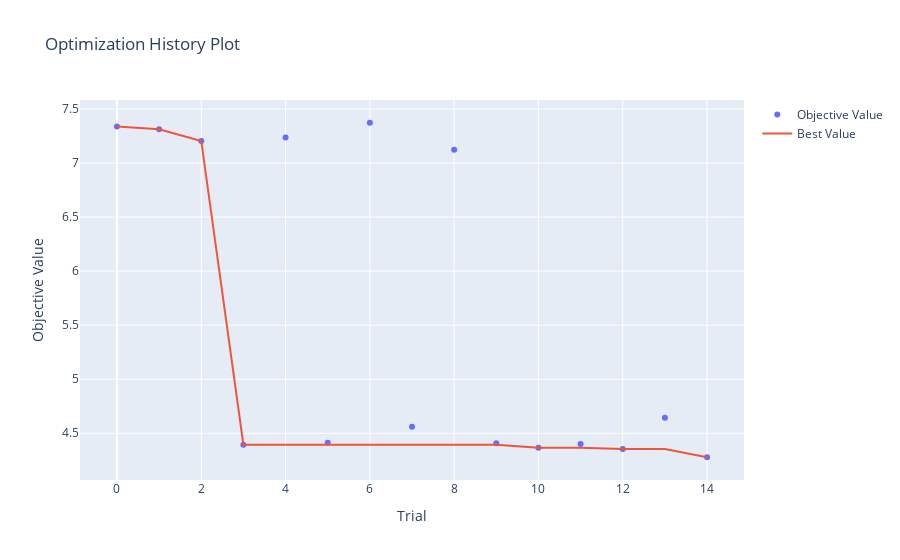
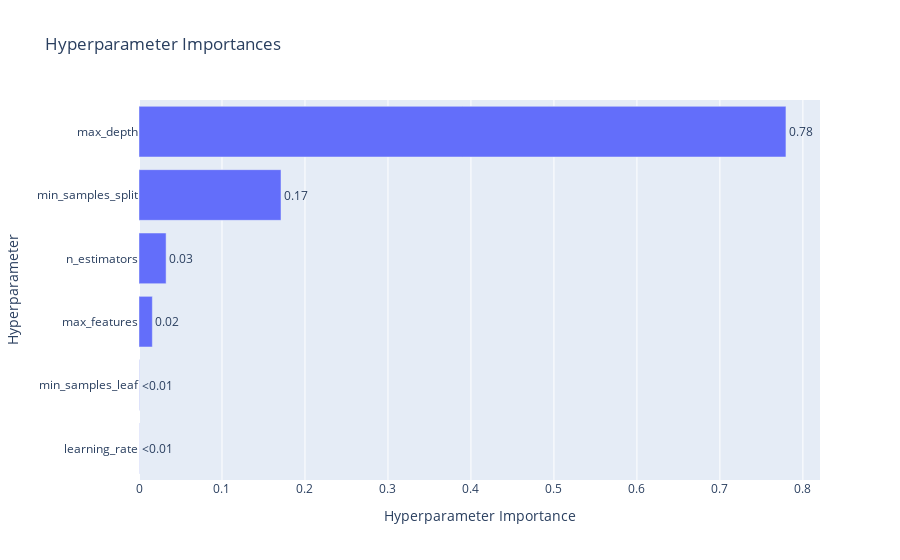

Notebook source saved alongside these figures, in order:
### Code cell
# Visualizations
vis.plot_optimization_history(study_ada).show()
vis.plot_param_importances(study_ada).show()

### Figure 1 — Plotly figure (JSON) as saved in the notebook; plotly's stock layout.template omitted (floating-point values rounded to 4 significant figures)
{"data": [{"mode": "markers", "name": "Objective Value", "type": "scatter", "x": [0, 1, 2, 3, 4, 5, 6, 7, 8, 9, 10, 11, 12, 13, 14], "y": [7.34, 7.313, 7.205, 4.394, 7.237, 4.413, 7.374, 4.561, 7.124, 4.408, 4.365, 4.401, 4.355, 4.643, 4.278]}, {"mode": "lines", "name": "Best Value", "type": "scatter", "x": [0, 1, 2, 3, 4, 5, 6, 7, 8, 9, 10, 11, 12, 13, 14], "y": [7.34, 7.313, 7.205, 4.394, 4.394, 4.394, 4.394, 4.394, 4.394, 4.394, 4.365, 4.365, 4.355, 4.355, 4.278]}, {"marker": {"color": "#cccccc"}, "mode": "markers", "name": "Infeasible Trial", "showlegend": false, "type": "scatter", "x": [], "y": []}], "layout": {"title": {"text": "Optimization History Plot"}, "xaxis": {"title": {"text": "Trial"}}, "yaxis": {"title": {"text": "Objective Value"}}}}

### Figure 2 — Plotly figure (JSON) as saved in the notebook; plotly's stock layout.template omitted (floating-point values rounded to 4 significant figures)
{"data": [{"cliponaxis": false, "hovertemplate": ["learning_rate (FloatDistribution): 0.00020825250093848595<extra></extra>", "min_samples_leaf (IntDistribution): 0.0003393900444587537<extra></extra>", "max_features (CategoricalDistribution): 0.016087997856893653<extra></extra>", "n_estimators (IntDistribution): 0.03266100615203721<extra></extra>", "min_samples_split (IntDistribution): 0.1711135620391119<extra></extra>", "max_depth (IntDistribution): 0.7795897914065599<extra></extra>"], "name": "Objective Value", "orientation": "h", "text": ["<0.01", "<0.01", "0.02", "0.03", "0.17", "0.78"], "textposition": "outside", "type": "bar", "x": [0.0002083, 0.0003394, 0.01609, 0.03266, 0.1711, 0.7796], "y": ["learning_rate", "min_samples_leaf", "max_features", "n_estimators", "min_samples_split", "max_depth"]}], "layout": {"title": {"text": "Hyperparameter Importances"}, "xaxis": {"title": {"text": "Hyperparameter Importance"}}, "yaxis": {"title": {"text": "Hyperparameter"}}}}
